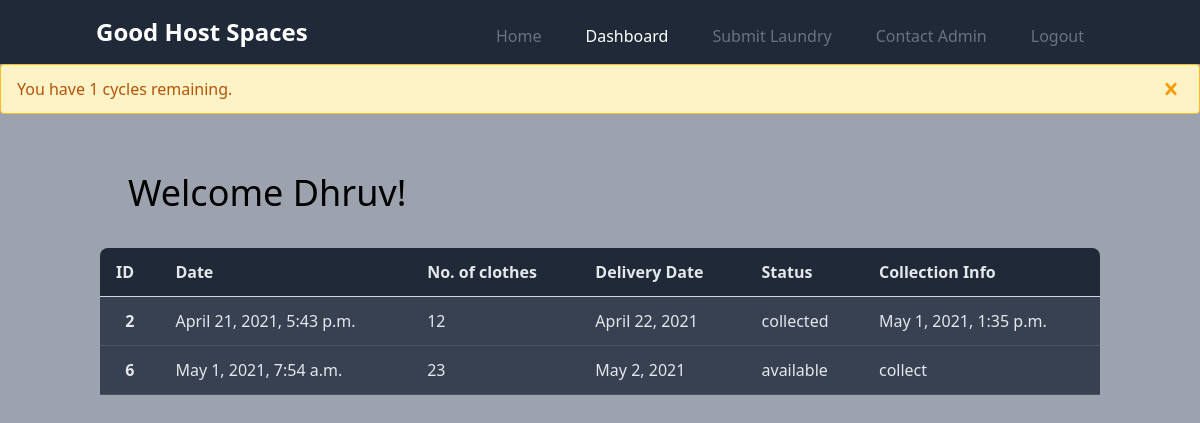
The app's page /dashboard (signed in) with its own data.
### home/models.py (models this page shows, shortened)
class Student(models.Model):
    user = models.OneToOneField(User, on_delete=models.CASCADE, primary_key=True)
    full_name = models.CharField(max_length=100)
    block = models.CharField(max_length=2)
    room_no = models.IntegerField()
    cycles_remaining = models.IntegerField(default=3)

class UseCycle(models.Model):
    cloth = [
        ('1-5', (('1', '1'), ('2', '2'), ('3', '3'), ('4', '4'), ('5', '5'))),
        ('6-10', (('6', '6'), ('7', '7'), ('8', '8'), ('9', '9'), ('10', '10'))),
        ('11-15', (('11', '11'), ('12', '12'),
                   ('13', '13'), ('14', '14'), ('15', '15'))),
        ('16-20', (('16', '16'), ('17', '17'), ('18', '18'), ('19', '19'), ('20', '20')))
    ]
    student = models.ForeignKey(Student, on_delete=models.CASCADE)
    no_of_clothes = models.CharField(max_length=6, choices=cloth)
    date_time = models.DateTimeField(auto_now_add=True, blank=True)
    delivery_date = models.DateField()
    collection_info = models.DateTimeField(null=True)
    status = models.CharField(max_length=30)

### home/views.py (the view)
# urls.py: path('dashboard', views.user_dashboard, name="user_dashboard"),
def user_dashboard(request):
    if request.user.is_authenticated:
        current_user = request.user
        data = UseCycle.objects.filter(student=request.user.student).all()
        today = date.today()
        to_be_updated = UseCycle.objects.filter(student=request.user.student, status=dic[1]).all()      #basically updating status if today>delivery date
        for i in to_be_updated:
            if today >= i.delivery_date:
                i.status = dic[2]
                i.save()
        return render(request, 'dashboard.html', {'user':current_user, 'data': data})
    else:
        return redirect('/login')

### templates/dashboard.html (shortened to what this page needs)
<!DOCTYPE html>
<html>
<head>
  <link href="https://unpkg.com/tailwindcss/dist/tailwind.min.css" rel="stylesheet">
</head>
<body class="bg-gray-400 font-sans leading-normal tracking-normal">
  <nav class="bg-gray-800 p-2 mt-0 w-full">
    <div class="container mx-auto flex flex-wrap items-center">
      <div class="flex w-full md:w-1/2 justify-center md:justify-start text-white font-extrabold">
        <a class="text-white no-underline hover:text-white hover:no-underline" href="#">
          <span class="text-2xl pl-2">Good Host Spaces</span>
        </a>
      </div>
      <div class="flex w-full pt-2 content-center justify-between md:w-1/2 md:justify-end">
        <ul class="list-reset flex justify-between flex-1 md:flex-none items-center">
          <li class="mr-3">
            <a class="inline-block text-gray-500 no-underline hover:text-gray-200 hover:text-underline py-2 px-4"
              href="/">Home</a>
          </li>
          <li class="mr-3">
            <a class="inline-block py-2 px-4 text-white no-underline" href="dashboard">Dashboard</a>
          </li>
          <li class="mr-3">
            <a class="inline-block text-gray-500 no-underline hover:text-gray-200 hover:text-underline py-2 px-4"
              href="/use_cycle">Submit Laundry</a>
          </li>
          <li class="mr-3">
            <a class="inline-block text-gray-500 no-underline hover:text-gray-200 hover:text-underline py-2 px-4"
              href="/contact_admin">Contact Admin</a>
          </li>
          <li class="mr-3">
            <a class="inline-block text-gray-500 no-underline hover:text-gray-200 hover:text-underline py-2 px-4"
              href="/logout">Logout</a>
          </li>
        </ul>
      </div>
    </div>
  </nav>
  <div id="alert" class="bg-yellow-100 border border-yellow-400 text-yellow-700 px-4 py-3 rounded relative "
  role="alert">
    <span class="block sm:inline">You have {{user.student.cycles_remaining}} cycles remaining.</span>
    <span class="absolute top-0 bottom-0 right-0 px-4 py-3">
      <button class="focus:outline-none" onclick="remove()" id="cross">
      </button>
    </span>
  </div>
  <br>
  <div class="w-5/6 mx-auto">
    <div class="m-7 flex-1">
      <h2 class="text-4xl mb-2 font-normal leading-normal mt-0 text-blueGray-800">
        Welcome {{user.student.full_name}}!
      </h2>
    </div>
  </div>
  <table class="rounded-t-lg m-5 w-5/6 mx-auto bg-gray-800 text-gray-200">
    <tr class="text-left border-b border-gray-300">
      <th class="px-4 py-3">ID</th>
      <th class="px-4 py-3">Date</th>
      <th class="px-4 py-3">No. of clothes</th>
      <th class="px-4 py-3">Delivery Date</th>
      <th class="px-4 py-3">Status</th>
      <th class="px-4 py-3">Collection Info</th>
    </tr>
    {% for d in data%}
    <tr class="bg-gray-700 border-b border-gray-600">
      <th class="px-4 py-3" scope="row">{{d.id}}</th>
      <td class="px-4 py-3">{{d.date_time}}</td>
      <td class="px-4 py-3">{{d.no_of_clothes}}</td>
      <td class="px-4 py-3">{{d.delivery_date}}</td>
      <td class="px-4 py-3">{{d.status}}</td>
      {% if d.status == 'available'%}
      <td class="px-4 py-3"><a href='/collect/{{d.id}}' class='btn btn-primary btn-sm'> collect</a>
        {%else%}
      <td class="px-4 py-3">{{d.collection_info}}</td>
      {% endif %}
    </tr>
    {% endfor%}
  </table>
</body>
</html>

### records on screen
UseCycle: id "2", date_time "April 21, 2021, 5:43 p.m.", no_of_clothes "12", delivery_date "April 22, 2021", status "collected", collection_info "May 1, 2021, 1:35 p.m."
UseCycle: id "6", date_time "May 1, 2021, 7:54 a.m.", no_of_clothes "23", delivery_date "May 2, 2021", status "available"

### other values on screen
{{ user.student.cycles_remaining }} "1"
{{ user.student.full_name }} "Dhruv"
